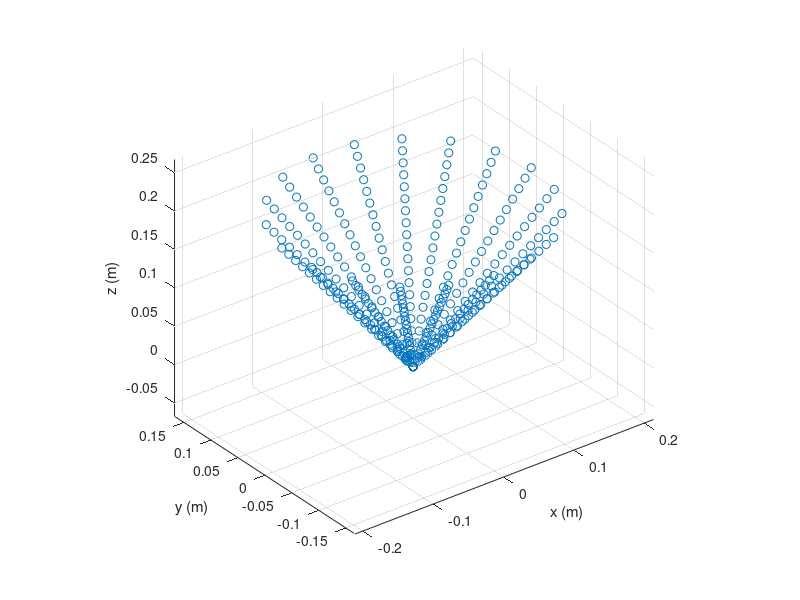
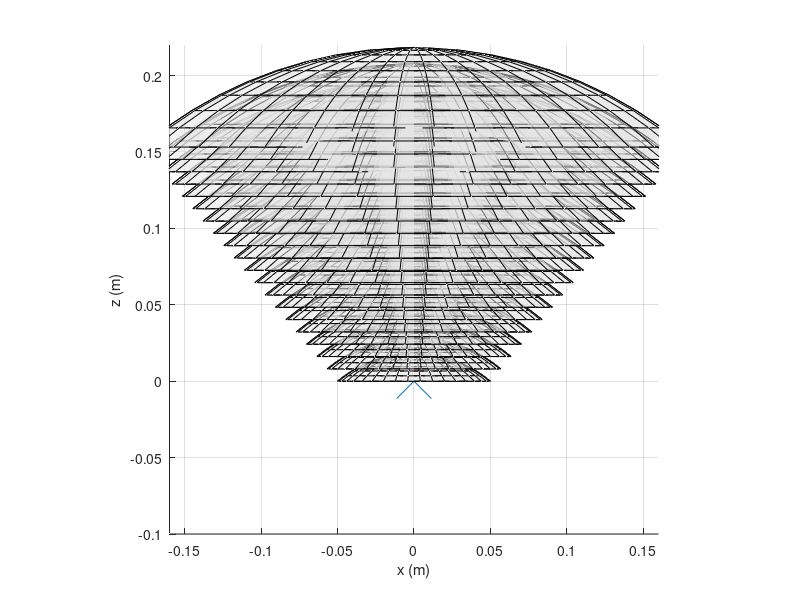

MATLAB code to generate these figures, in order:
% About 
% Script to visualize maximum visual receptive field (RF) around a taxel for peripersonal space (PPS) representations
% Author: Matej Hoffmann, matej.hoffmann@iit.it

%% INIT

clear;

Z_MAX = 0.2; % max extent of RF in z (normal to taxel), meters

APERTURE_DEG = 80; %the spherical sector / cone opening angle or aperture
APERTURE_RAD = (APERTURE_DEG / 360) * 2 * pi;

res = 20; % resolution

u = linspace(0,Z_MAX,res);
azimuth = linspace(0,2*pi,res);

DESIRED_RADIUS_XY_AT_APEX = 0.05; % 0.05; % meters; we don't want the volume to start at the apex, but we want to truncate it such that it starts 
% at the height with this radius;

CONE_HEIGHT_AT_OFFSET = DESIRED_RADIUS_XY_AT_APEX / tan(APERTURE_RAD/2);    % tan(APERTURE_RAD/2) = radius_xy / z_offset; 
%Z_OFFSET = 0;
SPHERE_RADIUS_AT_OFFSET = DESIRED_RADIUS_XY_AT_APEX / sin(APERTURE_RAD/2);    % cos(APERTURE_RAD/2) = radius_xy / sphere_radius;
% here the radius of the sphere will at the same time be used as the
% z-offset - with the radius then equal to cone height + cap height


%% CONE
%global_r = u(end) * tan(APERTURE_RAD / 2); % at base (maximum)

x=[]; y=[]; z=[];


for i=1:length(u)
    for j=1:(length(azimuth)-1)
        z = [z; u(i)];        
        r = u(i) * tan(APERTURE_RAD / 2); 
        x = [x; r*cos(azimuth(j)) ]; 
        y = [y; r*sin(azimuth(j)) ];
        %x = [x; (u(i) / Z_MAX) *global_r*cos(thetas(j)) ]; 
        %y = [y; (u(i) / Z_MAX) *global_r*sin(thetas(j)) ];
    end    
end


f1 = figure(1);
clf(f1);
set(f1,'name','RF as a cone');
hold on;
scatter3(x,y,z);
%line([0 r],[0 0],[0 Z_MAX] );
%plot3(u(2) * tan(APERTURE_RAD / 2),0,u(2),'x','MarkerSize',20);

axis equal;
grid on;
xlabel('x (m)');
ylabel('y (m)');
zlabel('z (m)');
hold off;

view(3);
%plot3(x,y,z,'o');

% f2 = figure(2);
% clf(f2);
%     subplot(3,1,1);
%         plot(x);
%         title('x');
%     subplot(3,1,2);
%         plot(y);
%         title('y');
%     subplot(3,1,3);
%         plot(z);
%         title('z');
% 
% f3 = figure(3);
% clf(f3);
%     subplot(3,1,1);
%         plot(thetas);
%         title('thetas (rad)');
%     subplot(3,1,2);
%         plot(cos(thetas));
%         title('cos(thetas)');
%     subplot(3,1,3);
%         plot(sin(thetas));
%         title('sin(thetas)');

% code plotting truncated cone as a spiral 
%from http://it.mathworks.com/matlabcentral/answers/39082-truncated-cone-plot
% t = 30:0.1:100;
% az = 0.1;
% z = az*t;
% r0 = 10000;
% ar = -1;
% r = r0 + r0*t;
% at = 0.05;
% theta = at*t;
% x = r .* cos(t);
% y = r .* sin(t);
% figure
% plot3(x,y,z,'.-')

%% SPHERICAL SECTOR


f2 = figure(2);
clf(f2);
set(f2,'name','RF as a spherical sector');
hold on;
 
%polar_angle = linspace(-APERTURE_RAD/2,APERTURE_RAD/2,res); 
polar_angle = linspace(pi/2-APERTURE_RAD/2,pi/2+APERTURE_RAD/2,res); % in matlab: elevation is angular displacement in radians from the x-y plane
% also called co-latitude, zenith angle, normal angle, or inclination angle.
[theta,phi] = meshgrid(azimuth,polar_angle);
 
radius_z = linspace(SPHERE_RADIUS_AT_OFFSET,Z_MAX+SPHERE_RADIUS_AT_OFFSET,res);

%view(3);
az = 0; el = 0;
view(az, el);

for i=1:length(radius_z)
    [xs,ys,zs] = sph2cart(theta,phi,radius_z(i));
    zs = zs - CONE_HEIGHT_AT_OFFSET;
    h_surface = surf(xs,ys,zs);
    set(h_surface, 'FaceColor',[0.9 0.9 0.9], 'FaceAlpha',0.5); %'EdgeAlpha', 0);
    %plot3(xs,ys,zs);
    
end

plot3(0,0,0,'x','MarkerSize',25);

grid on;
xlabel('x (m)');
ylabel('y (m)');
zlabel('z (m)');
zlim([-0.1 Z_MAX+0.02]);
axis equal;
hold off;




% 
% % something from matlab central: http://it.mathworks.com/matlabcentral/newsreader/view_thread/280431
% r = 5;
% [theta,phi] = meshgrid(linspace(0,.4*pi,32),linspace(-pi/2,pi/2,32));
% x1 = r.*cos(theta).*cos(phi);
% y1 = r.*sin(theta).*cos(phi);
% z1 = r.*sin(phi);
% theta = 0;
% [r,phi] = meshgrid(linspace(0,5,32),linspace(-pi/2,pi/2,32));
% x2 = r.*cos(theta).*cos(phi);
% y2 = r.*sin(theta).*cos(phi);
% z2 = r.*sin(phi);
% theta = .4*pi;
% [r,phi] = meshgrid(linspace(0,5,32),linspace(-pi/2,pi/2,32));
% x3 = r.*cos(theta).*cos(phi);
% y3 = r.*sin(theta).*cos(phi);
% z3 = r.*sin(phi);
% x = [x1;x2;x3];
% y = [y1;y2;y3];
% z = [z1;z2;z3];
% surf(x,y,z)
% axis square
